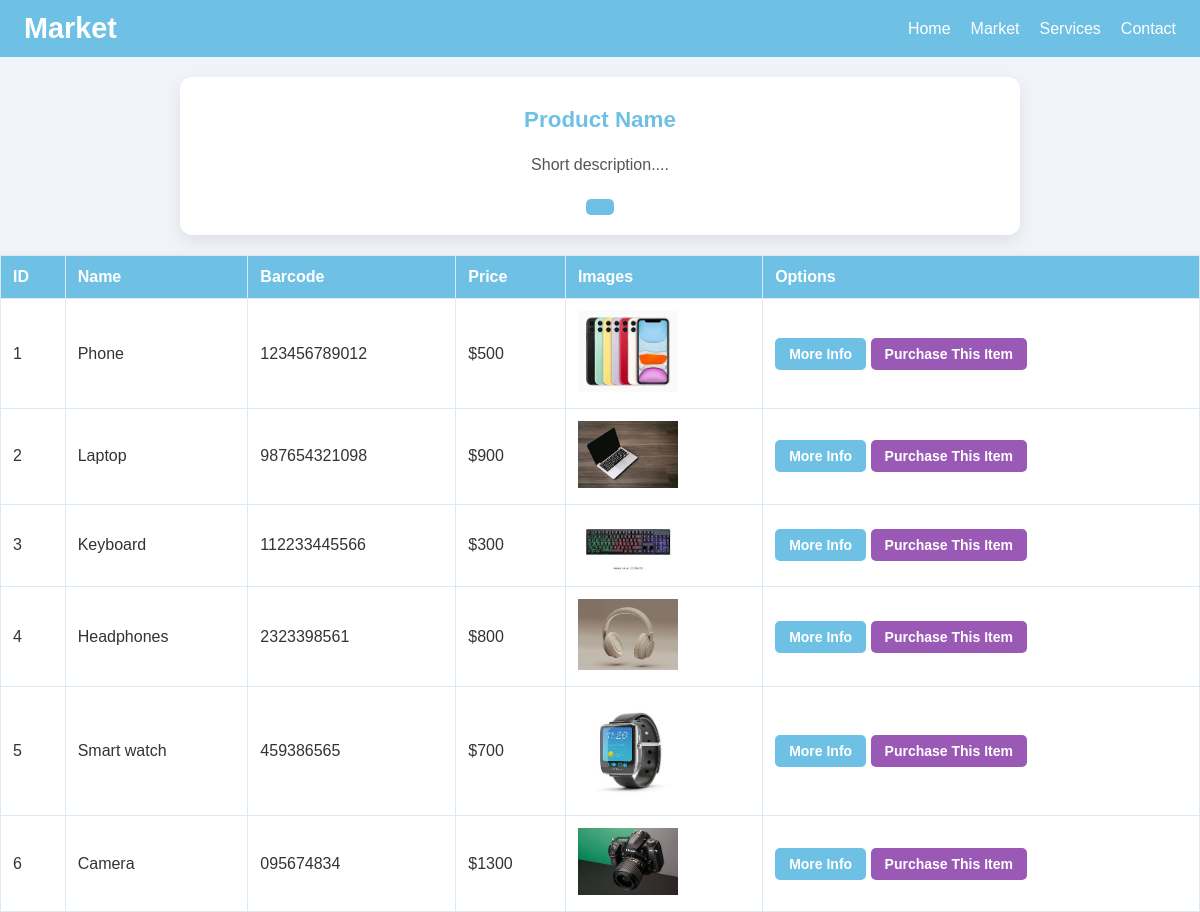
/market, run on the app's committed database.
### Flaskmarket/main.py (models this page shows, shortened)
class Item(db.Model):
    id = db.Column(db.Integer, primary_key=True)
    name = db.Column(db.String(length=50), nullable=False, unique=True)
    price = db.Column(db.Integer(), nullable=False)
    barcode = db.Column(db.String(length=15), nullable=False, unique=True)
    description = db.Column(db.String(length=1023), nullable=False, unique=True)

### Flaskmarket/main.py (the view)
@app.route('/market')
def market_page():
    items = Item.query.all()
    return render_template('market.html', items=items)

### Flaskmarket/templates/market.html (shortened to what this page needs)
{% extends 'base.html'%}
{%block content%}
<div class="service">
  <h2> Product Name </h2>
  <p> Short description.... </p>
  <button class="btn-info" onclick="">
  </button>
</div>
<table class="table table-hover table-dark">
  <thead>
    <tr>
      <th scope="col">ID </th>
      <th scope="col">Name</th>
      <th scope="col">Barcode</th>
      <th scope="col">Price </th>
      <th scope="col"> Images</th>
      <th scope="col">Options </th>
    </tr>
  </thead>
  <tbody>
    {% for item in items %}
    <tr>
      <td> {{item.id}} </td>
      <td> {{item.name}} </td>
      <td> {{ item.barcode}} </td>
      <td> ${{item.price}} </td>
      <td>
        <img src="{{ url_for('static', filename='pictures/' + item.name|lower|replace(' ', '_') + '.jpeg') }}" alt="{{ item.name }}" width="100">
      </td>
      <td>
        <button class="btn-info">  More Info</button>
        <button class="btn-success">Purchase This Item</button>
      </td>
    </tr>
    {% endfor %}
  </tbody>
  </table>
{%endblock%}

### Flaskmarket/templates/base.html (shortened to what this page needs)
<!doctype html>
<html lang="en">
  <head>
    <link rel="stylesheet" href="{{ url_for('static', filename='css/style.css') }}">
  </head>
  <body>
    <nav>
      <a href="{{ url_for('home_page') }}" class="logo">Market</a>
      <ul class="nav-links">
          <li><a href="{{ url_for('home_page') }}">Home</a></li>
          <li><a href="{{ url_for('market_page') }}">Market</a></li>
          <li><a href="{{ url_for('services_page') }}">Services</a></li>
          <li><a href="{{url_for('contact_page')}}">Contact</a></li>
      </ul>
  </nav>
    {% block content %}{% endblock %}
  </body>
</html>

### Flaskmarket/static/css/style.css (style rules this page uses)
body { background-color: #f0f4f8; color: #333; font-family: 'Arial', sans-serif; margin: 0; padding: 0; }
nav { display: flex; justify-content: space-between; align-items: center; background: #6ec1e4; padding: 12px 24px; color: white; }
.logo { font-size: 1.8rem; font-weight: bold; color: white; text-decoration: none; }
.nav-links { list-style: none; display: flex; gap: 20px; margin: 0; padding: 0; }
.nav-links a { color: white; text-decoration: none; font-weight: 500; font-size: 1rem; transition: color 0.3s ease; }
.service { background-color: #ffffff; margin: 20px auto; max-width: 800px; padding: 20px; border-radius: 12px; box-shadow: 0 6px 16px rgba(0, 0, 0, 0.08); text-align: center; transition: transform 0.3s ease; }
.service h2 { font-size: 1.4rem; color: #6ec1e4; margin-top: 10px; }
.service p { font-size: 1rem; color: #555; margin-top: 8px; line-height: 1.6; }
table { width: 100%; border-collapse: collapse; background-color: #fff; margin-top: 20px; box-shadow: 0 4px 10px rgba(0, 0, 0, 0.1); }
th, td { border: 1px solid #dbe9f4; padding: 12px; text-align: left; }
th { background-color: #6ec1e4; color: white; }
button { padding: 8px 14px; border: none; border-radius: 5px; cursor: pointer; font-weight: bold; font-size: 14px; }
.btn-info { background-color: #6ec1e4; color: white; }
.btn-success { background-color: #9b59b6; color: white; }

### data on the page
Item: id "1", name "Phone", barcode "123456789012", price "500", shows a picture
Item: id "2", name "Laptop", barcode "987654321098", price "900", shows a picture
Item: id "3", name "Keyboard", barcode "112233445566", price "300", shows a picture
Item: id "4", name "Headphones", barcode "2323398561", price "800", shows a picture
Item: id "5", name "Smart watch", barcode "459386565", price "700", shows a picture
Item: id "6", name "Camera", barcode "095674834", price "1300", shows a picture
